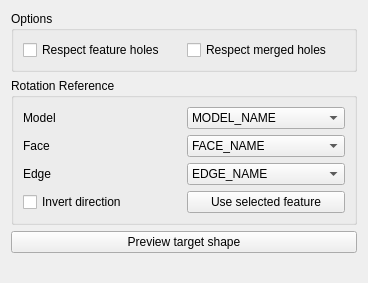
<?xml version="1.0" encoding="UTF-8"?>
<ui version="4.0">
 <class>Form</class>
 <widget class="QWidget" name="Form">
  <property name="geometry">
   <rect>
    <x>0</x>
    <y>0</y>
    <width>368</width>
    <height>283</height>
   </rect>
  </property>
  <property name="windowTitle">
   <string>Form</string>
  </property>
  <layout class="QGridLayout" name="gridLayout_4">
   <item row="5" column="0">
    <spacer name="verticalSpacer">
     <property name="orientation">
      <enum>Qt::Vertical</enum>
     </property>
     <property name="sizeHint" stdset="0">
      <size>
       <width>20</width>
       <height>40</height>
      </size>
     </property>
    </spacer>
   </item>
   <item row="4" column="0">
    <widget class="QPushButton" name="previewTargetShape">
     <property name="font">
      <font>
       <pointsize>9</pointsize>
      </font>
     </property>
     <property name="text">
      <string>Preview target shape</string>
     </property>
     <property name="checkable">
      <bool>true</bool>
     </property>
    </widget>
   </item>
   <item row="2" column="0">
    <widget class="QGroupBox" name="rotationReference">
     <property name="title">
      <string>Rotation Reference</string>
     </property>
     <layout class="QGridLayout" name="gridLayout_2">
      <item row="5" column="0">
       <widget class="QCheckBox" name="invertDirection">
        <property name="text">
         <string>Invert direction</string>
        </property>
       </widget>
      </item>
      <item row="0" column="1">
       <widget class="Gui::PrefComboBox" name="model">
        <item>
         <property name="text">
          <string>MODEL_NAME</string>
         </property>
        </item>
       </widget>
      </item>
      <item row="1" column="1">
       <widget class="Gui::PrefComboBox" name="face">
        <item>
         <property name="text">
          <string>FACE_NAME</string>
         </property>
        </item>
       </widget>
      </item>
      <item row="1" column="0">
       <widget class="QLabel" name="face_label">
        <property name="text">
         <string>Face</string>
        </property>
       </widget>
      </item>
      <item row="2" column="0">
       <widget class="QLabel" name="edge_label">
        <property name="text">
         <string>Edge</string>
        </property>
       </widget>
      </item>
      <item row="2" column="1">
       <widget class="Gui::PrefComboBox" name="edge">
        <item>
         <property name="text">
          <string>EDGE_NAME</string>
         </property>
        </item>
       </widget>
      </item>
      <item row="0" column="0">
       <widget class="QLabel" name="model_label">
        <property name="text">
         <string>Model</string>
        </property>
       </widget>
      </item>
      <item row="5" column="1">
       <widget class="QPushButton" name="useSelectedFeature">
        <property name="font">
         <font>
          <pointsize>9</pointsize>
         </font>
        </property>
        <property name="text">
         <string>Use selected feature</string>
        </property>
       </widget>
      </item>
     </layout>
    </widget>
   </item>
   <item row="0" column="0">
    <widget class="QGroupBox" name="groupBox">
     <property name="title">
      <string>Options</string>
     </property>
     <layout class="QGridLayout" name="gridLayout">
      <item row="0" column="0">
       <widget class="QCheckBox" name="respectFeatureHoles">
        <property name="toolTip">
         <string>&lt;html&gt;&lt;head/&gt;&lt;body&gt;&lt;p&gt;Check if this operation should use a starting point.&lt;/p&gt;&lt;/body&gt;&lt;/html&gt;</string>
        </property>
        <property name="text">
         <string>Respect feature holes</string>
        </property>
       </widget>
      </item>
      <item row="0" column="1">
       <widget class="QCheckBox" name="respectMergedHoles">
        <property name="toolTip">
         <string>&lt;html&gt;&lt;head/&gt;&lt;body&gt;&lt;p&gt;Check if this profile operation should also process holes in the base geometry.&lt;/p&gt;&lt;p&gt;&lt;br/&gt;&lt;/p&gt;&lt;p&gt;Found holes are automatically offset on the opposite cut side and performed in the opposite direction as perimeters.&lt;/p&gt;&lt;p&gt;&lt;br/&gt;&lt;/p&gt;&lt;p&gt;Note that this does not include cylindrical holes, the assumption being that they will get drilled.&lt;/p&gt;&lt;/body&gt;&lt;/html&gt;</string>
        </property>
        <property name="text">
         <string>Respect merged holes</string>
        </property>
       </widget>
      </item>
     </layout>
    </widget>
   </item>
  </layout>
 </widget>
 <customwidgets>
  <customwidget>
   <class>Gui::PrefComboBox</class>
   <extends>QComboBox</extends>
   <header>Gui/PrefWidgets.h</header>
  </customwidget>
 </customwidgets>
 <resources/>
 <connections/>
</ui>
